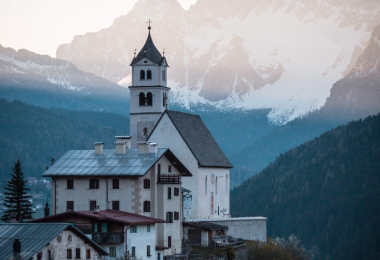
%> input picture lab3/source/test.png, 380 x 260 px
$ octave weicaisebianhuan1.m   (GNU Octave 9; MATLAB toolbox functions it lacks are replaced by stand-ins)
%> lines starting %> are read from the running program, lines starting %| are printed output that depends on the picture
%%%离散（查表）伪彩色变换
img = imread('./source/test.png');
%> img is the input picture: size 260x380x3 uint8; mean R, G, B 114.7, 130, 142.2
img = rgb2gray(img);
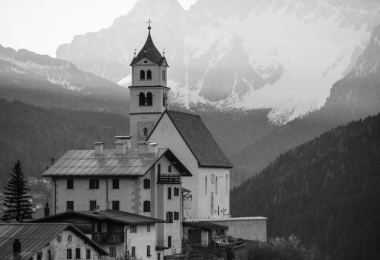
%> img: size 260x380 uint8; min 3, max 251, mean 126.8
[row, col] = size(img);       %确定图像大小
%> row = 260; col = 380
imgout = zeros(row, col, 3);   %初始化输出图像
max_grayscale = max(img(:));  %确定最大灰度值的大小
%> max_grayscale = 251
step = double(max_grayscale / 16);    %分为16档
%> step = 16
for i = 1 : row
	for j = 1 : col
		scale = ceil(double(img(i, j))/step);
		imgout(i, j, 1:3) = QBcolor(scale);
	end
end
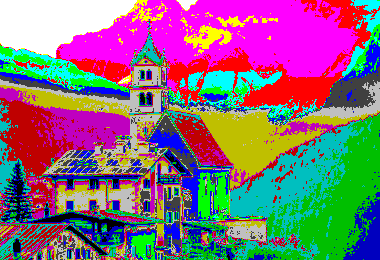
%> imgout: size 260x380x3 double; mean R, G, B 132.9, 108.6, 125.5; drawn with min black and max white
%%%显示图像
subplot(2, 1, 1);
imshow(img);
title('原图像');
subplot(2, 1, 2);
imshow(uint8(imgout));
title('伪彩色变换图像');
%%%输入灰度级数，输出对应的RGB值
function y = QBcolor(n)
	switch n
		case 1
			y = [1, 1, 1];
		case 2
			y = [1, 1, 192];
		case 3
			y = [1, 192, 1];
		case 4
			y = [1, 192, 192];
		case 5
			y = [192, 1, 1];
		case 6
			y = [192, 1 ,192];
		case 7
			y = [192, 192, 1];
		case 8
			y = [192, 192, 192];
		case 9
			y = [65, 65, 65];
		case 10
			y = [1, 1, 256];
		case 11
			y = [1, 256 ,1];
		case 12
			y = [1, 256, 256];
		case 13
			y = [256, 1, 1];
		case 14
			y = [256, 1, 256];
		case 15
			y = [256, 256, 1];
		case 16
			y = [256, 256, 256];
	end
end

$ run again, with lab3/source/fruit.png copied over lab3/source/test.png
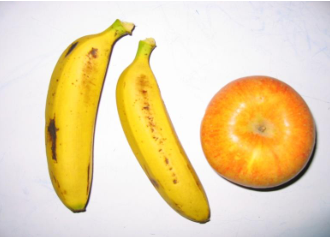
%> input picture lab3/source/fruit.png, 330 x 237 px
%> img is the input picture: size 237x330x3 uint8; mean R, G, B 233.4, 213.9, 172
%> `img = rgb2gray(img);`:
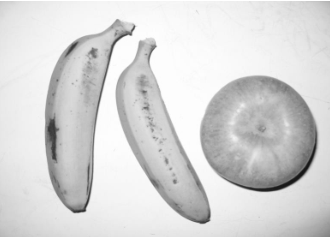
%> img: size 237x330 uint8; min 22, max 255, mean 214.9
%> max_grayscale = 255
%> step = 16
%> after the loop `for i = 1 : row`:
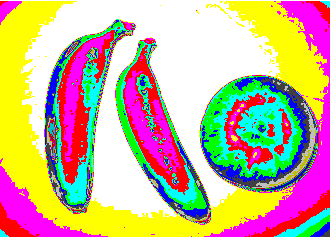
%> imgout: size 237x330x3 double; mean R, G, B 201.6, 179.1, 147.8; drawn with min black and max white
